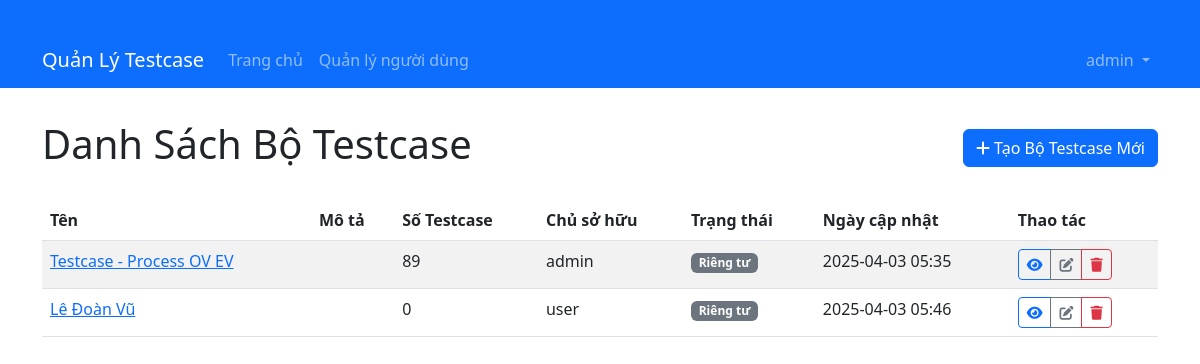
Page /testcase-set/ (signed in) on the committed database.
### models/user.py (models this page shows, shortened)
class User(db.Model):
    id = db.Column(db.Integer, primary_key=True)
    username = db.Column(db.String(64), unique=True, nullable=False)
    email = db.Column(db.String(120), unique=True, nullable=False)
    password_hash = db.Column(db.String(128))
    is_admin = db.Column(db.Boolean, default=False)
    created_at = db.Column(db.DateTime, default=datetime.utcnow)
    testcase_sets = db.relationship('TestCaseSet', backref='user', lazy=True)

### models/testcase_set.py (models this page shows, shortened)
class TestCaseSet(db.Model):
    id = db.Column(db.Integer, primary_key=True)
    name = db.Column(db.String(100), nullable=False)
    description = db.Column(db.String(255))
    created_at = db.Column(db.DateTime, default=datetime.utcnow)
    updated_at = db.Column(db.DateTime, default=datetime.utcnow, onupdate=datetime.utcnow)
    test_cases = db.relationship('TestCase', backref='test_case_set', lazy=True, cascade="all, delete-orphan")
    user_id = db.Column(db.Integer, db.ForeignKey('user.id'))
    is_public = db.Column(db.Boolean, default=False)  # Testcase có công khai không

### routes/testcase_set.py (the view)
@testcase_set_bp.route('/')
@login_required
def index():
    user_id = session.get('user_id')
    is_admin = session.get('is_admin', False)
    if is_admin:
        testcase_sets = TestCaseSet.query.all()
    else:
        testcase_sets = TestCaseSet.query.filter(
            (TestCaseSet.user_id == user_id) | (TestCaseSet.is_public == True)
        ).all()
    return render_template('dashboard.html', testcase_sets=testcase_sets)

### app.py (called while the page is built)
@app.context_processor
def inject_session():
    from flask import session
    return dict(session=session)

### routes/auth.py (called while the page is built)
def login_required(f):
    @wraps(f)
    def decorated_function(*args, **kwargs):
        if 'user_id' not in session:
            flash('Vui lòng đăng nhập để tiếp tục', 'warning')
            return redirect(url_for('auth.login', next=request.url))
        return f(*args, **kwargs)
    return decorated_function

### templates/dashboard.html (shortened to what this page needs)
{% extends 'base.html' %}
{% block content %}
<div class="d-flex justify-content-between align-items-center mb-4">
    <h1>Danh Sách Bộ Testcase</h1>
    <a href="{{ url_for('testcase_set.create') }}" class="btn btn-primary">
        <i class="fas fa-plus"></i> Tạo Bộ Testcase Mới
    </a>
</div>
{% if testcase_sets %}
    <div class="table-responsive">
        <table class="table table-striped table-hover">
            <thead>
                <tr>
                    <th>Tên</th>
                    <th>Mô tả</th>
                    <th>Số Testcase</th>
                    <th>Chủ sở hữu</th>
                    <th>Trạng thái</th>
                    <th>Ngày cập nhật</th>
                    <th>Thao tác</th>
                </tr>
            </thead>
            <tbody>
                {% for testcase_set in testcase_sets %}
                <tr>
                    <td>
                        <a href="{{ url_for('testcase_set.detail', id=testcase_set.id) }}">
                            {{ testcase_set.name }}
                        </a>
                    </td>
                    <td>{{ testcase_set.description }}</td>
                    <td>{{ testcase_set.test_cases|length }}</td>
                    <td>{{ testcase_set.user.username if testcase_set.user else 'N/A' }}</td>
                    <td>
                        <span class="badge {% if testcase_set.is_public %}bg-success{% else %}bg-secondary{% endif %}">
                            {% if testcase_set.is_public %}Công khai{% else %}Riêng tư{% endif %}
                        </span>
                    </td>
                    <td>{{ testcase_set.updated_at.strftime('%Y-%m-%d %H:%M') }}</td>
                    <td>
                        <div class="btn-group" role="group">
                            <a href="{{ url_for('testcase_set.detail', id=testcase_set.id) }}" class="btn btn-sm btn-outline-primary">
                                <i class="fas fa-eye"></i>
                            </a>
                            {% if session.is_admin or testcase_set.user_id == session.user_id %}
                            <a href="{{ url_for('testcase_set.edit', id=testcase_set.id) }}" class="btn btn-sm btn-outline-secondary">
                                <i class="fas fa-edit"></i>
                            </a>
                            <button type="button" class="btn btn-sm btn-outline-danger" data-bs-toggle="modal" data-bs-target="#deleteModal{{ testcase_set.id }}">
                                <i class="fas fa-trash"></i>
                            </button>
                            {% endif %}
                        </div>
                    </td>
                </tr>
                {% endfor %}
            </tbody>
        </table>
    </div>
{% else %}
    <div class="alert alert-info">
        Chưa có bộ testcase nào. Nhấn nút "Tạo Bộ Testcase Mới" để bắt đầu.
    </div>
{% endif %}
{% endblock %}

### templates/base.html (shortened to what this page needs)
<!DOCTYPE html>
<html lang="vi">
<head>
    <link href="https://cdn.jsdelivr.net/npm/bootstrap@5.3.0-alpha1/dist/css/bootstrap.min.css" rel="stylesheet">
    <link rel="stylesheet" href="https://cdnjs.cloudflare.com/ajax/libs/font-awesome/6.0.0-beta3/css/all.min.css">
</head>
<body>
    <nav class="navbar navbar-expand-lg navbar-dark bg-primary">
        <div class="container">
            <a class="navbar-brand" href="{{ url_for('dashboard') }}">Quản Lý Testcase</a>
            <div class="collapse navbar-collapse" id="navbarNav">
                <ul class="navbar-nav">
                    {% if session.user_id %}
                    <li class="nav-item">
                        <a class="nav-link" href="{{ url_for('dashboard') }}">Trang chủ</a>
                    </li>
                    {% if session.is_admin %}
                    <li class="nav-item">
                        <a class="nav-link" href="{{ url_for('auth.user_list') }}">Quản lý người dùng</a>
                    </li>
                    {% endif %}
                    {% endif %}
                </ul>
                <ul class="navbar-nav ms-auto">
                    {% if session.user_id %}
                    <li class="nav-item dropdown">
                        <a class="nav-link dropdown-toggle" href="#" id="navbarDropdown" role="button" data-bs-toggle="dropdown" aria-expanded="false">
                            {{ session.username }}
                        </a>
                    </li>
                    {% endif %}
                </ul>
            </div>
        </div>
    </nav>
    <div class="container">
        {% block content %}{% endblock %}
    </div>
</body>
</html>

### templates/base.html (style rules this page uses)
.container { margin-top: 2rem; }
.badge.bg-secondary { background-color: #6c757d !important; }

### rows in the picture
User: username "admin"
TestCaseSet: name "Testcase - Process OV EV", test_cases|length "89", user "admin", is_public "Riêng tư", updated_at "2025-04-03 05:35"
TestCaseSet: name "Lê Đoàn Vũ", test_cases|length "0", user "user", is_public "Riêng tư", updated_at "2025-04-03 05:46"
